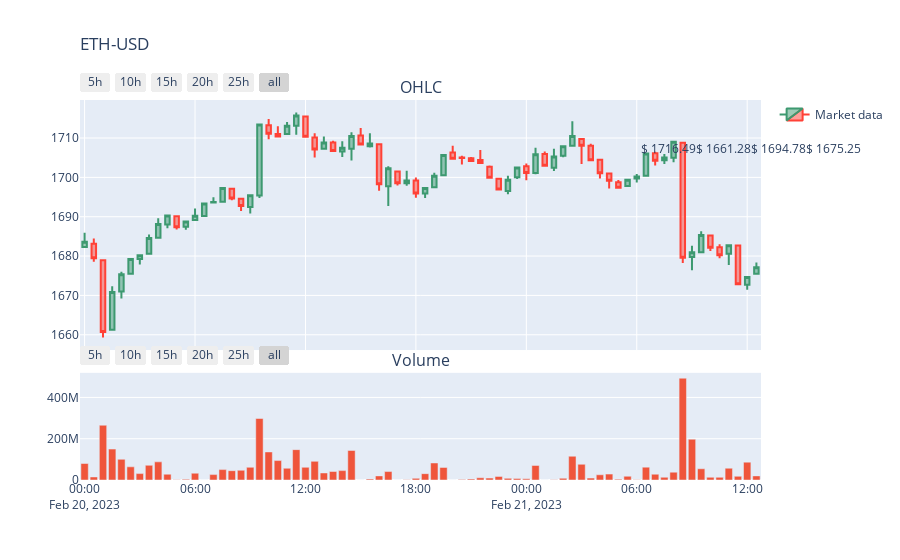

Notebook code for this chart:
### Code cell
# Create subplots and mention plot grid size
fig = make_subplots(rows=2, cols=1, shared_xaxes=True, 
               vertical_spacing=0.06, subplot_titles=('OHLC', 'Volume'), 
               row_width=[0.3, 0.7])

fig.add_trace(go.Candlestick(x=df.index,
                open=df['Open'],
                high=df['High'],
                low=df['Low'],
                close=df['Close'], name = "Market data"), row = 1, col = 1)

fig.update_xaxes(
    rangeslider_visible = False,
    rangeselector=dict(
        buttons=list([
            dict(count=5, label="5h", step="hour", stepmode="backward"),
            dict(count=10, label="10h", step="hour", stepmode="backward"),
            dict(count=15, label="15h", step="hour", stepmode="backward"),
            dict(count=20, label="20h", step="hour", stepmode="backward"),
            dict(count=25, label="25h", step="hour", stepmode="backward"),
            dict(step="all")])))

support_resistance_prices = ""
for level in support_resistance_levels.to_list():
    support_resistance_prices += "$ {:.2f}".format(level)

fig.add_annotation(text=support_resistance_prices,
                align='right',
                showarrow=False,
                xref='paper',
                yref='paper',
                x=1.15,
                y=0.9)
    
fig.add_trace(go.Bar(x=df.index, y=df['Volume'], showlegend=False), row=2, col=1)
fig.update_layout(
    title=go.layout.Title(
        text=ticker,
        xref="paper",
        x=0))


fig.show()
